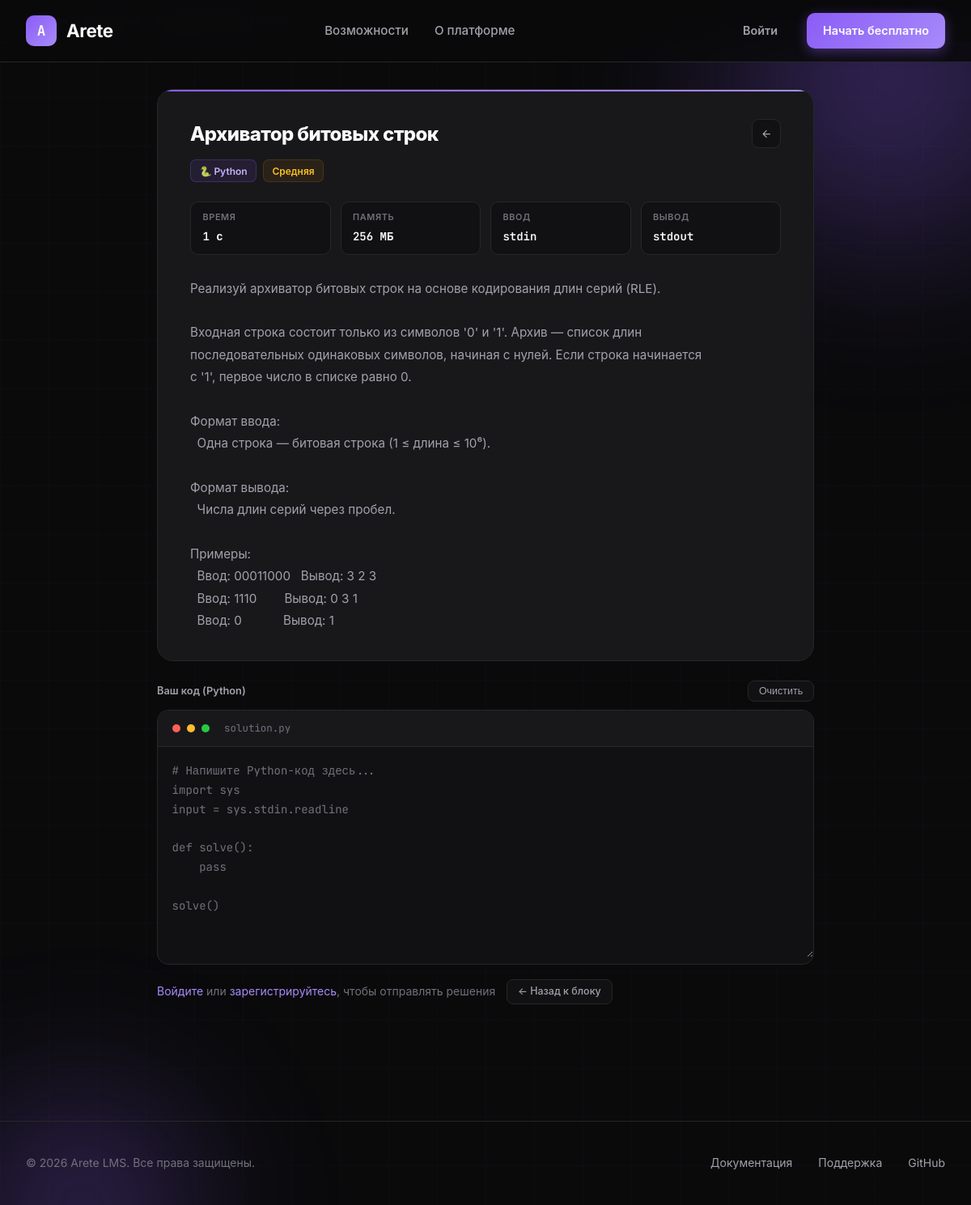
The app's page /task/2 with its own data.
### models.py (models this page shows, shortened)
class Task(db.Model):
    __tablename__ = 'tasks'
    id              = db.Column(db.Integer, primary_key=True)
    block           = db.Column(db.String(50),  nullable=False)
    title           = db.Column(db.String(200), nullable=False)
    description     = db.Column(db.Text,        nullable=False)
    task_type       = db.Column(db.String(50),  nullable=False)  # python / sql / html / answer
    expected_output = db.Column(db.Text,        nullable=True)   # for fallback / answer tasks
    test_cases_json = db.Column(db.Text,        nullable=True)   # JSON [{input, output}]
    difficulty      = db.Column(db.String(20),  default='medium')
    order_num       = db.Column(db.Integer,     default=0)
    max_score       = db.Column(db.Integer,     default=100)
    attempts_limit  = db.Column(db.Integer,     nullable=True)   # None = unlimited
    time_limit      = db.Column(db.String(40),  nullable=True)
    memory_limit    = db.Column(db.String(40),  nullable=True)
    input_format    = db.Column(db.String(80),  nullable=True)
    output_format   = db.Column(db.String(80),  nullable=True)
    submissions     = db.relationship('Submission', backref='task', lazy=True)

### app.py (the view, shortened to what this page needs)
@app.route('/task/<int:task_id>')
def task(task_id):
    t = Task.query.get_or_404(task_id)
    block_info = BLOCKS.get(t.block, {})
    last_submission = None
    submissions_count = 0
    return render_template('task.html',
                           task=t,
                           block_info=block_info,
                           last_submission=last_submission,
                           submissions_count=submissions_count)

### templates/task.html (shortened to what this page needs)
{% extends "base.html" %}
{% block extra_css %}
<link rel="stylesheet" href="{{ url_for('static', filename='css/task.css') }}">
{% endblock %}
{% block content %}
<div class="task-page">
    <nav class="breadcrumb" aria-label="Навигация">
        <a href="{{ url_for('index') }}">Главная</a>
        <span class="breadcrumb-sep">/</span>
        <a href="{{ url_for('lms', block_key=task.block) }}">{{ block_info.name }}</a>
        <span class="breadcrumb-sep">/</span>
        <span>{{ task.title }}</span>
    </nav>
    <div class="task-card">
        <div class="task-header">
            <div class="task-title-area">
                <h1>{{ task.title }}</h1>
                <div class="task-badges">
                    <span class="badge badge-type-{{ task.task_type }}">
                        {% if task.task_type == 'python' %}🐍 Python
                        {% elif task.task_type == 'sql' %}🗄️ SQL
                        {% elif task.task_type == 'html' %}🌐 HTML/JS
                        {% elif task.task_type == 'answer' %}💡 Ответ
                        {% else %}{{ task.task_type }}{% endif %}
                    </span>
                    <span class="badge badge-{{ task.difficulty }}">
                        {% if task.difficulty == 'easy' %}Лёгкая
                        {% elif task.difficulty == 'medium' %}Средняя
                        {% elif task.difficulty == 'hard' %}Сложная
                        {% else %}{{ task.difficulty }}{% endif %}
                    </span>
                </div>
            </div>
            <a href="{{ url_for('lms', block_key=task.block) }}" class="task-nav-btn" title="Назад к блоку">
                <svg width="15" height="15" viewBox="0 0 24 24" fill="none" stroke="currentColor" stroke-width="2"><path d="M19 12H5M12 19l-7-7 7-7"/></svg>
            </a>
        </div>
        {% if task.time_limit or task.memory_limit or task.input_format or task.output_format %}
        <div class="constraints-table">
            {% if task.time_limit %}
            <div class="constraint-cell">
                <div class="constraint-label">Время</div>
                <div class="constraint-value">{{ task.time_limit }}</div>
            </div>
            {% endif %}
            {% if task.memory_limit %}
            <div class="constraint-cell">
                <div class="constraint-label">Память</div>
                <div class="constraint-value">{{ task.memory_limit }}</div>
            </div>
            {% endif %}
            {% if task.input_format %}
            <div class="constraint-cell">
                <div class="constraint-label">Ввод</div>
                <div class="constraint-value">{{ task.input_format }}</div>
            </div>
            {% endif %}
            {% if task.output_format %}
            <div class="constraint-cell">
                <div class="constraint-label">Вывод</div>
                <div class="constraint-value">{{ task.output_format }}</div>
            </div>
            {% endif %}
        </div>
        {% endif %}
        <div class="task-description">{{ task.description }}</div>
    </div>
    <div class="editor-section">
        <div class="editor-toolbar">
            <span class="editor-toolbar-label">
                {% if task.task_type == 'python' %}Ваш код (Python)
                {% elif task.task_type == 'sql' %}Ваш SQL-запрос
                {% elif task.task_type == 'html' %}Ваш HTML/CSS/JS код
                {% elif task.task_type == 'answer' %}Ваш ответ
                {% else %}Решение{% endif %}
            </span>
            <div class="editor-actions">
                <button type="button" class="editor-btn" onclick="clearEditor()">Очистить</button>
            </div>
        </div>
        <div class="code-editor-wrap">
            <div class="code-editor-header">
                <span class="code-dot red"></span>
                <span class="code-dot yellow"></span>
                <span class="code-dot green"></span>
                <span class="editor-filename">
                    {% if task.task_type == 'python' %}solution.py
                    {% elif task.task_type == 'sql' %}query.sql
                    {% elif task.task_type == 'html' %}index.html
                    {% elif task.task_type == 'answer' %}answer.txt
                    {% else %}solution{% endif %}
                </span>
            </div>
            <textarea id="codeInput"
                placeholder="{% if task.task_type == 'python' %}# Напишите Python-код здесь...
import sys
input = sys.stdin.readline
def solve():
    pass
solve(){% elif task.task_type == 'sql' %}-- SQL-запрос здесь...
SELECT ...{% elif task.task_type == 'answer' %}Введите ответ (число, слово или выражение)...{% endif %}"
            >{% if last_submission and last_submission.code %}{{ last_submission.code }}{% endif %}</textarea>
        </div>
        <div class="submit-wrap">
            {% if current_user.is_authenticated %}
            {% set attempts_left = (task.attempts_limit - submissions_count) if task.attempts_limit else 999 %}
            <button type="button" class="submit-btn" id="submitBtn"
                {% if task.attempts_limit and submissions_count >= task.attempts_limit %}disabled{% endif %}
                onclick="submitSolution()">
                <span id="btnText">Отправить решение</span>
                <svg id="btnIcon" width="17" height="17" viewBox="0 0 24 24" fill="none" stroke="currentColor" stroke-width="2"><path d="M5 12h14M12 5l7 7-7 7"/></svg>
            </button>
            {% else %}
            <p class="login-note">
                <a href="{{ url_for('login') }}">Войдите</a> или <a href="{{ url_for('register') }}">зарегистрируйтесь</a>, чтобы отправлять решения
            </p>
            {% endif %}
            <a href="{{ url_for('lms', block_key=task.block) }}" class="editor-btn">← Назад к блоку</a>
        </div>
    </div>
</div>
{% endblock %}

### static/css/base.css (style rules this page uses)
* { margin: 0; padding: 0; box-sizing: border-box; }
:root { --bg-primary: #0a0a0b; --bg-secondary: #111113; --bg-card: #18181b; --bg-card-hover: #1f1f23; --text-primary: #fafafa; --text-secondary: #a1a1aa; --text-muted: #71717a; --accent-primary: #8b5cf6; --accent-secondary: #a78bfa; --accent-glow: rgba(139, 92, 246, 0.4); --border-color: #27272a; --success: #22c55e; --error: #ef4444; --warning: #f59e0b; }
html { scroll-behavior: smooth; }
body { font-family: 'Inter', -apple-system, BlinkMacSystemFont, sans-serif; background: var(--bg-primary); color: var(--text-primary); line-height: 1.6; overflow-x: hidden; min-height: 100vh; }
nav { position: fixed; top: 0; left: 0; right: 0; z-index: 100; padding: 1rem 2rem; background: rgba(10, 10, 11, 0.85); backdrop-filter: blur(20px); border-bottom: 1px solid var(--border-color); }

### records on screen
Task: title "Архиватор битовых строк", time_limit "1 с", memory_limit "256 МБ", input_format "stdin", output_format "stdout", description "Реализуй архиватор битовых строк на основе кодирования длин серий (RLE). Входная строка состоит только из символов '0' и '1'. Архив — список длин последовательных одинаковых символов, начиная с нулей. Если строка начинается с '1', первое число в списке равно 0. Формат ввода: Одна строка — битовая строка (1 ≤ длина ≤ 10⁶). Формат вывода: Числа длин серий через пробел. Примеры: Ввод: 00011000 Вывод: 3 2 3 Ввод: 1110 Вывод: 0 3 1 Ввод: 0 Вывод: 1"

### other values on screen
{{ block_info.name }} "Алгоритмы"
